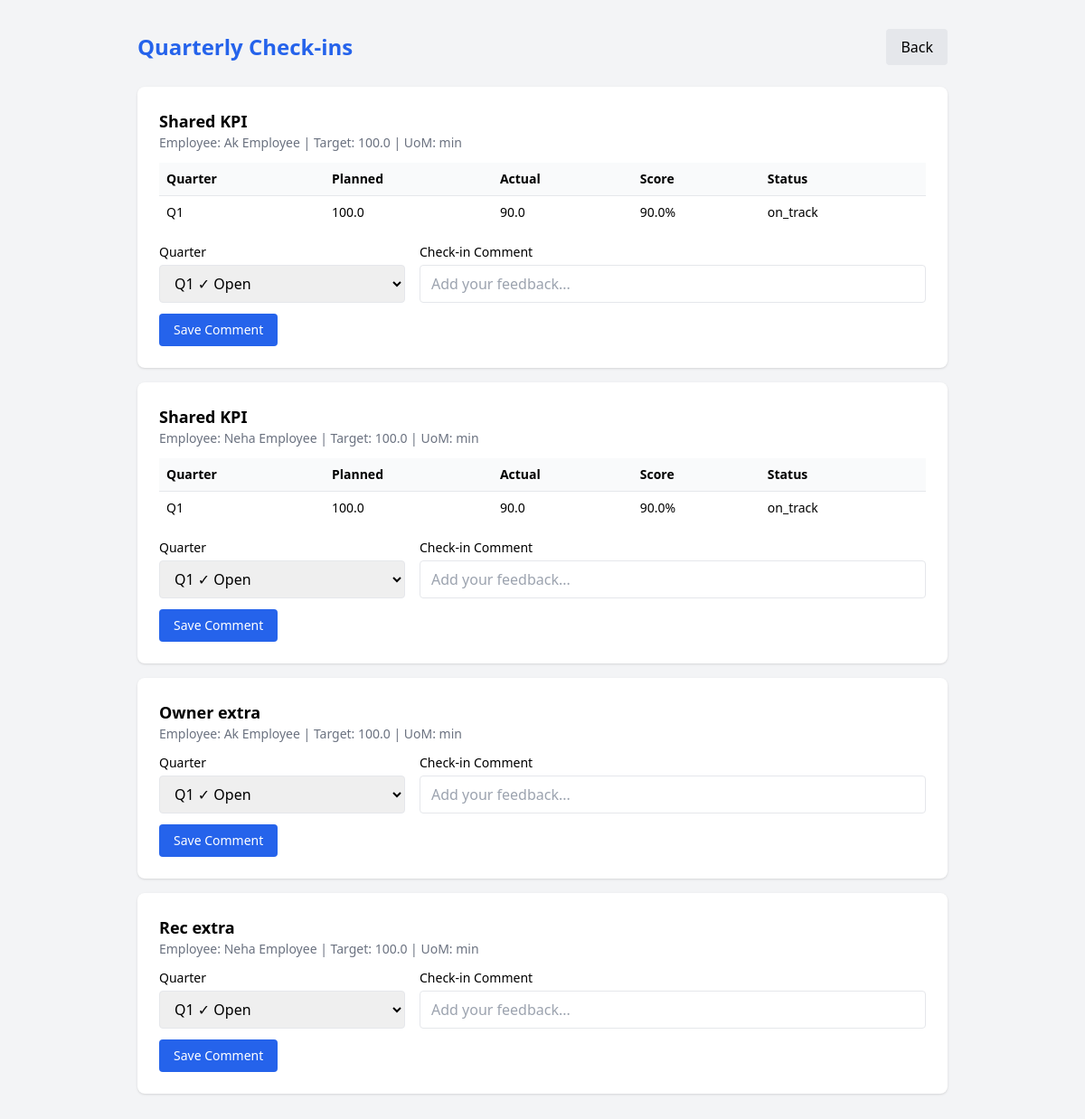
/manager/checkin (signed in), run on the app's committed database.
### app/models.py (models this page shows)
class Goal(Base):
    __tablename__ = "goals"
    id = Column(Integer, primary_key=True, index=True)
    employee_id = Column(Integer, ForeignKey("users.id"), nullable=False)
    title = Column(String, nullable=False)
    thrust_area = Column(String, nullable=False)
    uom_type = Column(String, nullable=False)  # min / max / zero / timeline
    target = Column(Float, nullable=False)
    weightage = Column(Float, nullable=False)
    status = Column(String, default="draft")  # draft / submitted / approved / locked
    is_shared = Column(Boolean, default=False)
    parent_goal_id = Column(Integer, ForeignKey("goals.id"), nullable=True)
    created_at = Column(DateTime, default=datetime.utcnow)
    employee = relationship("User", back_populates="goals")
    achievements = relationship("Achievement", back_populates="goal")
    audit_logs = relationship("AuditLog", back_populates="goal")

class User(Base):
    __tablename__ = "users"
    id = Column(Integer, primary_key=True, index=True)
    name = Column(String, nullable=False)
    email = Column(String, unique=True, nullable=False)
    password = Column(String, nullable=False)
    role = Column(String, nullable=False)  # employee / manager / admin
    manager_id = Column(Integer, ForeignKey("users.id"), nullable=True)
    manager = relationship("User", remote_side=[id], backref="team")
    goals = relationship("Goal", back_populates="employee")

class Achievement(Base):
    __tablename__ = "achievements"
    id = Column(Integer, primary_key=True, index=True)
    goal_id = Column(Integer, ForeignKey("goals.id"), nullable=False)
    quarter = Column(String, nullable=False)  # Q1 / Q2 / Q3 / Q4
    actual = Column(Float, nullable=True)
    score = Column(Float, nullable=True)
    status = Column(String, default="not_started")  # not_started / on_track / completed
    updated_at = Column(DateTime, default=datetime.utcnow)
    goal = relationship("Goal", back_populates="achievements")

### app/routes/manager.py (the view)
@router.get("/checkin")
def checkin_page(request: Request, user=Depends(require_manager), db: Session = Depends(get_db)):
    team = get_team(db, user.id)
    team_ids = [u.id for u in team]
    goals = db.query(Goal).filter(Goal.employee_id.in_(team_ids), Goal.status == "locked").all()
    open_quarters = get_open_checkin_quarters(db)
    return templates.TemplateResponse(request, "manager/checkin.html", {
        "user": user,
        "goals": goals,
        "quarters": ["Q1", "Q2", "Q3", "Q4"],
        "open_quarters": open_quarters,
        "error": request.query_params.get("error"),
        "success": request.query_params.get("success"),
    })

### app/templates/manager/checkin.html (shortened to what this page needs)
<!DOCTYPE html>
<html>
<head>
    <script src="https://cdn.tailwindcss.com"></script>
</head>
<body class="bg-gray-100 p-8">
<div class="max-w-4xl mx-auto">
    <div class="flex justify-between items-center mb-6">
        <h1 class="text-2xl font-bold text-blue-600">Quarterly Check-ins</h1>
        <a href="/manager/dashboard" class="bg-gray-200 px-4 py-2 rounded">Back</a>
    </div>
    {% if not goals %}
    <div class="bg-white rounded-lg shadow p-6 text-center text-gray-500">
        No approved goals yet.
    </div>
    {% else %}
    {% for goal in goals %}
    <div class="bg-white rounded-lg shadow p-6 mb-4">
        <h2 class="font-semibold text-lg">{{ goal.title }}</h2>
        <p class="text-sm text-gray-500 mb-3">
            Employee: {{ goal.employee.name }} |
            Target: {{ goal.target }} | UoM: {{ goal.uom_type }}
        </p>
        {% if goal.achievements %}
        <table class="w-full text-sm mb-4">
            <thead>
                <tr class="bg-gray-50">
                    <th class="p-2 text-left">Quarter</th>
                    <th class="p-2 text-left">Planned</th>
                    <th class="p-2 text-left">Actual</th>
                    <th class="p-2 text-left">Score</th>
                    <th class="p-2 text-left">Status</th>
                </tr>
            </thead>
            <tbody>
                {% for a in goal.achievements %}
                <tr class="border-t">
                    <td class="p-2">{{ a.quarter }}</td>
                    <td class="p-2">{{ goal.target }}</td>
                    <td class="p-2">{{ a.actual }}</td>
                    <td class="p-2">{{ (a.score * 100)|round(1) }}%</td>
                    <td class="p-2">{{ a.status }}</td>
                </tr>
                {% endfor %}
            </tbody>
        </table>
        {% endif %}
        <form method="POST" action="/manager/checkin/save">
            <div class="grid grid-cols-3 gap-4">
                <div>
                    <label class="block text-sm font-medium mb-1">Quarter</label>
                    <select name="quarter" class="w-full border rounded px-3 py-2">
                        {% for q in open_quarters %}
                        <option value="{{ q }}">{{ q }} ✓ Open</option>
                        {% endfor %}
                    </select>
                </div>
                <div class="col-span-2">
                    <label class="block text-sm font-medium mb-1">Check-in Comment</label>
                    <input type="text" name="comment" placeholder="Add your feedback..."
                        class="w-full border rounded px-3 py-2">
                </div>
            </div>
            <button type="submit" class="mt-3 bg-blue-600 text-white px-4 py-2 rounded hover:bg-blue-700 text-sm" {% if not open_quarters %}disabled{% endif %}>
                Save Comment
            </button>
        </form>
    </div>
    {% endfor %}
    {% endif %}
</div>
</body>
</html>

### data on the page
Goal: title "Shared KPI", employee.name "Ak Employee", target "100.0", uom_type "min"
Achievement: quarter "Q1", actual "90.0", (a.score*100)|round(1) "90.0", status "on_track"
Goal: title "Shared KPI", employee.name "Neha Employee", target "100.0", uom_type "min"
Achievement: quarter "Q1", actual "90.0", (a.score*100)|round(1) "90.0", status "on_track"
Goal: title "Owner extra", employee.name "Ak Employee", target "100.0", uom_type "min"
Goal: title "Rec extra", employee.name "Neha Employee", target "100.0", uom_type "min"

### other printed values
form field quarter "Q1 ✓ Open"
